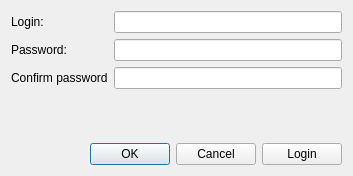
<?xml version="1.0" encoding="UTF-8"?>
<ui version="4.0">
 <class>RegistrationForm</class>
 <widget class="QWidget" name="RegistrationForm">
  <property name="geometry">
   <rect>
    <x>0</x>
    <y>0</y>
    <width>353</width>
    <height>176</height>
   </rect>
  </property>
  <property name="windowTitle">
   <string>Form</string>
  </property>
  <layout class="QVBoxLayout" name="verticalLayout">
   <item>
    <layout class="QFormLayout" name="formLayout">
     <item row="0" column="0">
      <widget class="QLabel" name="label">
       <property name="text">
        <string>Login:</string>
       </property>
      </widget>
     </item>
     <item row="2" column="0">
      <widget class="QLabel" name="label_2">
       <property name="text">
        <string>Confirm password</string>
       </property>
      </widget>
     </item>
     <item row="1" column="0">
      <widget class="QLabel" name="label_3">
       <property name="text">
        <string>Password:</string>
       </property>
      </widget>
     </item>
     <item row="0" column="1">
      <widget class="QLineEdit" name="loginEdit"/>
     </item>
     <item row="1" column="1">
      <widget class="QLineEdit" name="passwordEdit">
       <property name="echoMode">
        <enum>QLineEdit::Password</enum>
       </property>
      </widget>
     </item>
     <item row="2" column="1">
      <widget class="QLineEdit" name="confirm_passEdit">
       <property name="echoMode">
        <enum>QLineEdit::Password</enum>
       </property>
      </widget>
     </item>
    </layout>
   </item>
   <item>
    <spacer name="verticalSpacer">
     <property name="orientation">
      <enum>Qt::Vertical</enum>
     </property>
     <property name="sizeHint" stdset="0">
      <size>
       <width>20</width>
       <height>40</height>
      </size>
     </property>
    </spacer>
   </item>
   <item>
    <layout class="QHBoxLayout" name="horizontalLayout">
     <item>
      <widget class="QDialogButtonBox" name="buttonBox">
       <property name="standardButtons">
        <set>QDialogButtonBox::Cancel|QDialogButtonBox::Ok</set>
       </property>
      </widget>
     </item>
     <item>
      <widget class="QPushButton" name="loginButton">
       <property name="text">
        <string>Login</string>
       </property>
      </widget>
     </item>
    </layout>
   </item>
  </layout>
 </widget>
 <tabstops>
  <tabstop>loginEdit</tabstop>
  <tabstop>passwordEdit</tabstop>
  <tabstop>confirm_passEdit</tabstop>
  <tabstop>loginButton</tabstop>
 </tabstops>
 <resources/>
 <connections/>
</ui>
